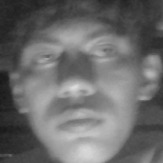
#> input picture image_10.pgm, 163 x 163 px, given in place of Happy.png, which was not available
$ python 'Technique 2.py'
#> lines starting #> are read from the running program, lines starting #| are printed output that depends on the picture; after the words box and inside, x2 and y2 are one past the last pixel; in counts of white or black regions, pixels touching at a corner belong together; pictures that were not available may be replaced by others from this repository, and a replacement may not be noted
import cv2

# Load reference images for happy, sad, and neutral emotions
happy_img = cv2.imread('Happy.png', 0)  # Load in grayscale
#> happy_img is the input picture: shape (163, 163); min 23, max 220, mean 107.4
sad_img = cv2.imread('Sad.png', 0)
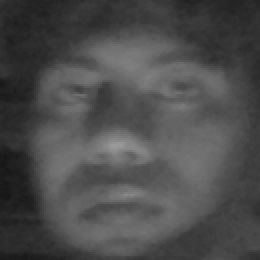
#> input picture image_2.pgm, 130 x 130 px, given in place of Sad.png, which was not available (shown 2 times larger)
#> sad_img is the input picture: shape (130, 130); min 23, max 155, mean 76.2
neutral_img = cv2.imread('Neutral.png', 0)

# Initialize ORB
orb = cv2.ORB_create()

# Find keypoints and descriptors in the reference images
kp_happy, des_happy = orb.detectAndCompute(happy_img, None)
#> kp_happy = 44 keypoints; strongest (x, y, size): (75, 87, 64.3), (75, 93, 64.3), (76, 85, 53.6), (52, 63, 44.6)
kp_sad, des_sad = orb.detectAndCompute(sad_img, None)
#> kp_sad = 2 keypoints; (x, y, size): (41, 47, 37.2), (41, 47, 31)
kp_neutral, des_neutral = orb.detectAndCompute(neutral_img, None)
#> kp_neutral has the same summary as kp_sad

# Load pre-trained Haar Cascade for face detection
face_cascade = cv2.CascadeClassifier(cv2.data.haarcascades + 'haarcascade_frontalface_default.xml')

# Capture video from the camera
video_capture = cv2.VideoCapture(0)  # Use 0 for the default webcam, or provide the video file path

while True:
    ret, frame = video_capture.read()  # Read a frame from the video feed

    # Convert the frame to grayscale for face detection
    gray = cv2.cvtColor(frame, cv2.COLOR_BGR2GRAY)

    # Detect faces in the frame
    faces = face_cascade.detectMultiScale(gray, scaleFactor=1.3, minNeighbors=5)
#> faces = [[17, 15, 134, 134]]

    emotion = "Unknown"  # Initialize emotion as Unknown

    for (x, y, w, h) in faces:
        # Draw a rectangle around the detected face
        cv2.rectangle(frame, (x, y), (x + w, y + h), (255, 0, 0), 3)

        # Crop face region for emotion detection
        face_roi = gray[y:y+h, x:x+w]

        # Detect keypoints and descriptors in the face region
        kp_frame, des_frame = orb.detectAndCompute(face_roi, None)

        # Initialize BFMatcher
        bf = cv2.BFMatcher(cv2.NORM_HAMMING, crossCheck=True)

        # Check if descriptors exist
        if des_frame is not None:
            # Match descriptors between face region and reference images
            matches_happy = bf.match(des_happy, des_frame) if des_happy is not None else []
            matches_sad = bf.match(des_sad, des_frame) if des_sad is not None else []
            matches_neutral = bf.match(des_neutral, des_frame) if des_neutral is not None else []

            threshold = 10  # Define an arbitrary threshold

            if len(matches_happy) > threshold:
                emotion = "Happy"
            elif len(matches_sad) > threshold:
                emotion = "Sad"
            elif len(matches_neutral) > threshold:
                emotion = "Neutral"

        # Display the detected emotion label
        cv2.putText(frame, emotion, (x, y - 10), cv2.FONT_HERSHEY_SIMPLEX, 1, (255, 0, 0), 2)
#> this loop made 1 pass
#> (x, y, w, h, matches_happy, matches_sad, matches_neutral, threshold) on pass 1: (17, 15, 134, 134, 20 matches, 1 matches, 1 matches, 10)
#> pass 1, `face_roi = gray[y:y+h, x:x+w]`:
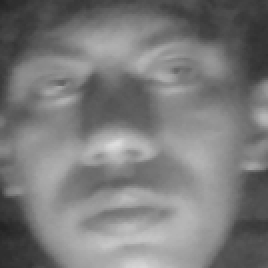
#> face_roi: shape (134, 134) (shown 2 times larger); min 35, max 220, mean 122.7
#> after the loop:
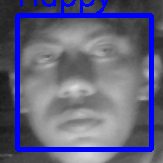
#> frame: shape (163, 163, 3); 11.23% of pixels changed, all inside (x1, y1, x2, y2) = (15, 0, 154, 152)

    # Display the processed frame with bounding boxes and emotion label
    cv2.imshow('Emotion Detection', frame)

    if cv2.waitKey(1) & 0xFF == ord('q'):
#> (key q is pressed here)
        break

# Release the video capture and close the OpenCV windows
video_capture.release()
cv2.destroyAllWindows()
